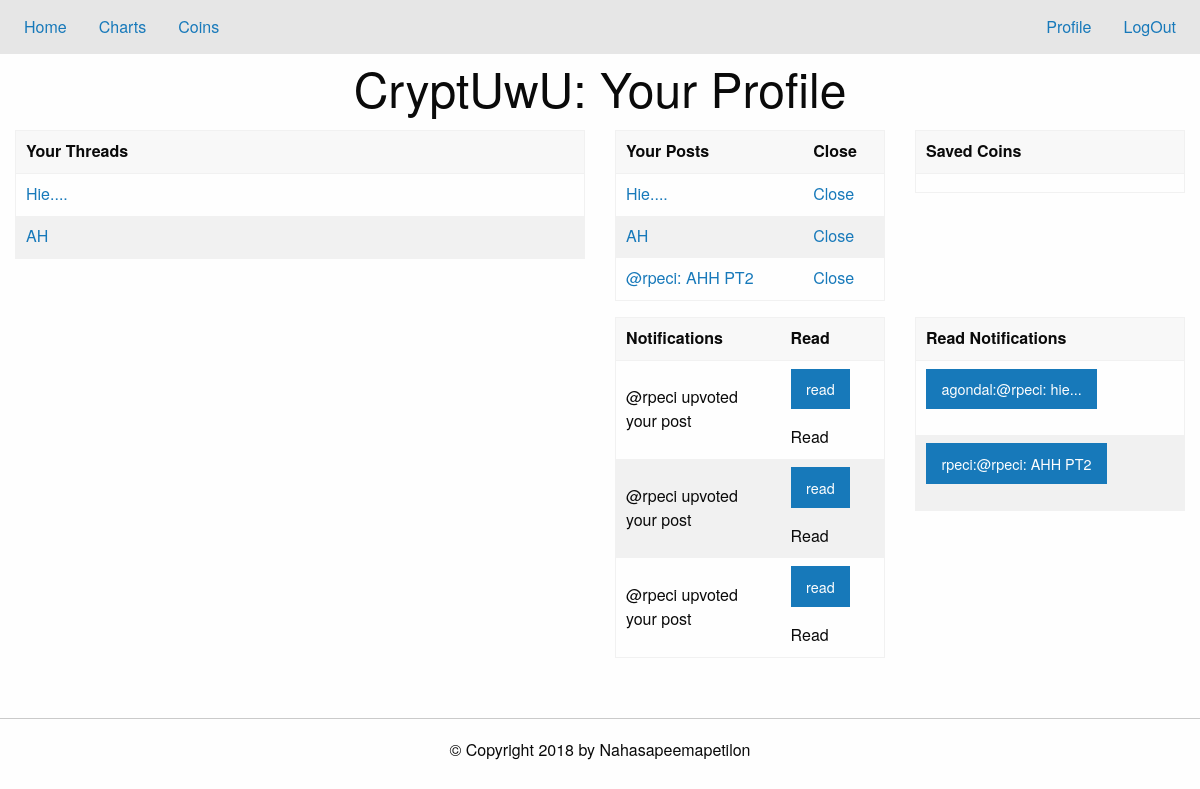
The app's page /profile (signed in), older data.
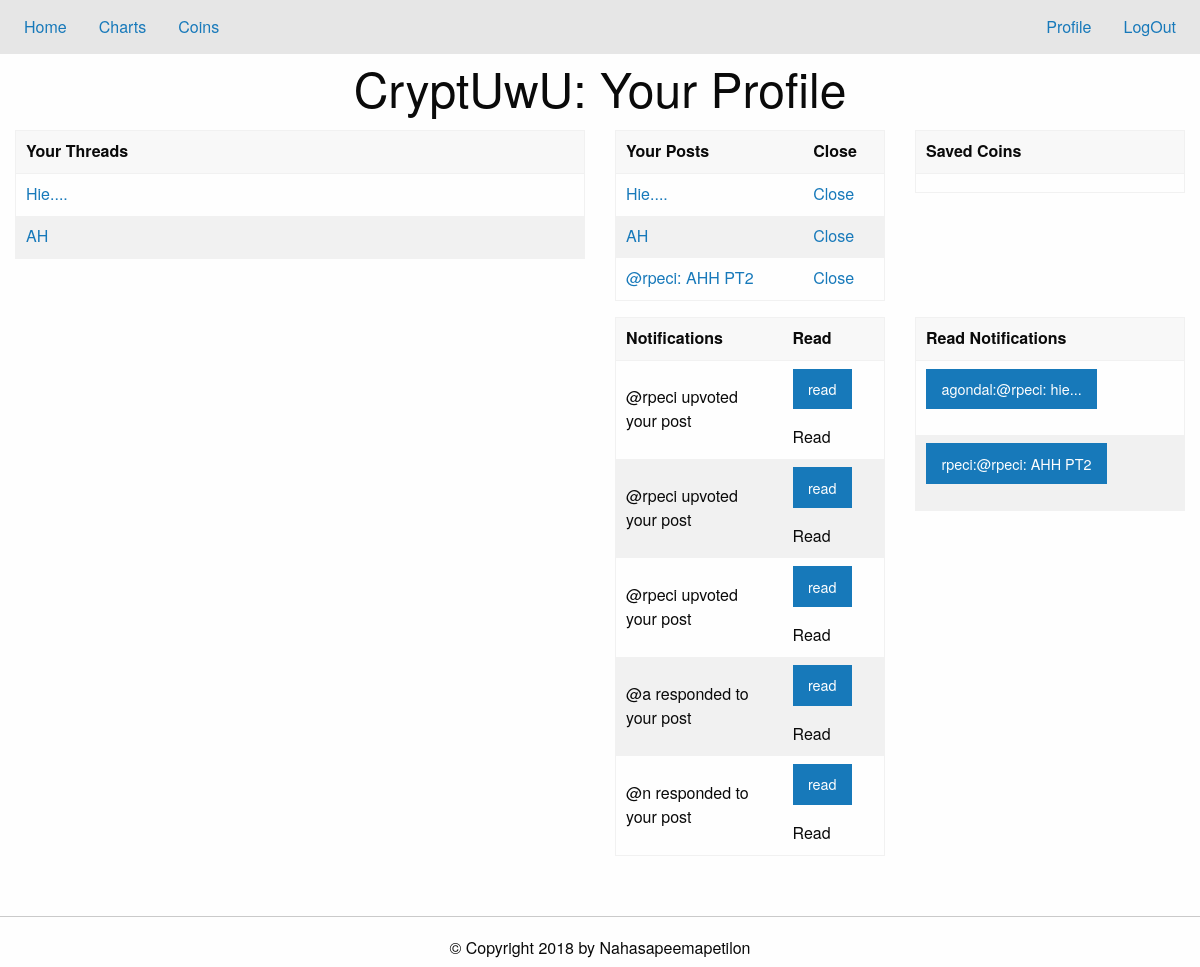
The same page, newer data.
### tables this page shows
CREATE TABLE rpeci_threads (threadID INT PRIMARY KEY, post TEXT);

CREATE TABLE rpeci_posts (threadID INT, postID INT, post TEXT);

CREATE TABLE rpeci_notifications (user TEXT, action TEXT, threadID INT, postID INT, read INT);

### app.py (the view, shortened to what this page needs)
@app.route('/profile', methods=['POST', 'GET'])
def load_profile():
    if noUser():
        return redirect('/')
    db = sqlite3.connect('./data/base.db')
    c = db.cursor()
    if request.method=='GET':
        coins=dbEditor.getCoins(c,session['username'])
        threads=dbEditor.userThreads(c, session['username'])
        posts=dbEditor.userPosts(c,session['username'])
        readPosts =dbEditor.getReadNotifs(c,session['username'])
        unreadPosts =dbEditor.getUnreadNotifs(c,session['username'])
        db.close()
        return render_template('profile.html', coins=coins, threads=threads, posts=posts,read_posts=readPosts, unread_posts=unreadPosts)

### app.py (called while the page is built)
def noUser():
    return 'username' not in session.keys()

### util/dbEditor.py (called while the page is built)
def foo_char_html(str): # parses through username
    return str.replace('&', '&amp;').replace('<', '&lt;').replace('>', '&gt;')

def getCoins(cursor,user): # get list of coins user likes
    t = cursor.execute("SELECT listCoins from coins WHERE username = ?;", (foo_char_html(user),)).fetchone()[0]
    val = t.split("!")
    return val

def userThreads(cursor,user):
    v = "SELECT post,threadID FROM " + user + "_threads;"
    l = list(cursor.execute(v))
    return l

def userPosts(cursor,user):
    v = "SELECT * FROM " + user + "_posts;"
    l = list(cursor.execute(v))
    return l

def getReadNotifs(cursor,user):
    v = "SELECT * FROM " + user + "_notifications WHERE read = ?;"
    return list(cursor.execute(v,(1,)))

def getUnreadNotifs(cursor,user):
    v = "SELECT * FROM " + user + "_notifications WHERE read = ?;"
    return list(cursor.execute(v,(0,)))

### templates/profile.html (shortened to what this page needs)
{% extends "home.html" %}
{% block content %}
<h1 class="text-center"> CryptUwU: Your Profile</h1>
<div class="grid-container">
  <div class="grid-x grid-padding-x">
    <div class="cell small-6">
      <table class="hover">
	<thead><tr>
	    <th> Your Threads </th>
	</tr></thead>
	<tbody>
	  {% for thread in threads %}
	  <tr>
	    <td><a href="/thread?id={{thread[1]}}">{{ thread[0] }}</a></td>
	  </tr>
	  {% endfor %}
	</tbody>
      </table>
    </div>
    <div  class="cell small-6">
      <div class="grid-x grid-padding-x">
	<div  class="cell small-6">
	  <table class="hover">
	    <thead><tr>
		<th> Your Posts
		</th>
		<th> Close</th>
	    </tr></thead>
	    <tbody>
	      {% for post in posts %}
	      <tr data-closable>
		<td><a href="/thread?id={{post[0]}}#{{post[1]}}">{{ post[2] }}</a>
		</td>
		<td><a href="#" data-close>Close</a>
		</td>
	      </tr>
	      {% endfor %}
	    </tbody>
	  </table>
	</div>
	<div  class="cell small-6">
	  <table class="hover">
	    <thead><tr><th> Saved Coins </th></tr></thead>
	    <tbody>
	      {% for coin in coins %}
	      <tr><td>{{ coin }}</td></tr>
	      {% endfor %}
	    </tbody>
	  </table>
	</div>
      </div>
      <div class="grid-x grid-padding-x">
	<div  class="cell small-6">
	  <table class="hover">
	    <thead><tr><th> Notifications </th><th> Read</th>
	    </tr></thead>
	    <tbody>
	      {% for post in unread_posts %}
	      <tr data-closable><td>@{{post[0]}} {{post[1]}} your post</td>
		<td>
		  <form action="#" method="POST">
		    <input type="submit" class="button"  name="act" value="read" data-close> Read </input>
		  </form>
	      </tr>
	      {% endfor %}
	    </tbody>
	  </table>
	</div>
	<div class="small-6 cell">
	  <table class="hover">
	    <thead><tr><th> Read Notifications </th>
	    </tr></thead>
	    <tbody>
	      {% for post in read_posts %}
	      <tr><td>
		  <form action="#" method="POST">
		    <input type="submit" class="button"  name="act" value="{{post[0]}}:{{post[1]}}" >
		  </form>
	      </tr>
	      {% endfor %}
	    </tbody>
	  </table>
	</div>
      </div>
    </div>
  </div>
</div>
{% endblock %}

Row changes from the older to the newer data that the page shows:
added rpeci_notifications: user "a", action "responded to"
added rpeci_notifications: user "n", action "responded to"
